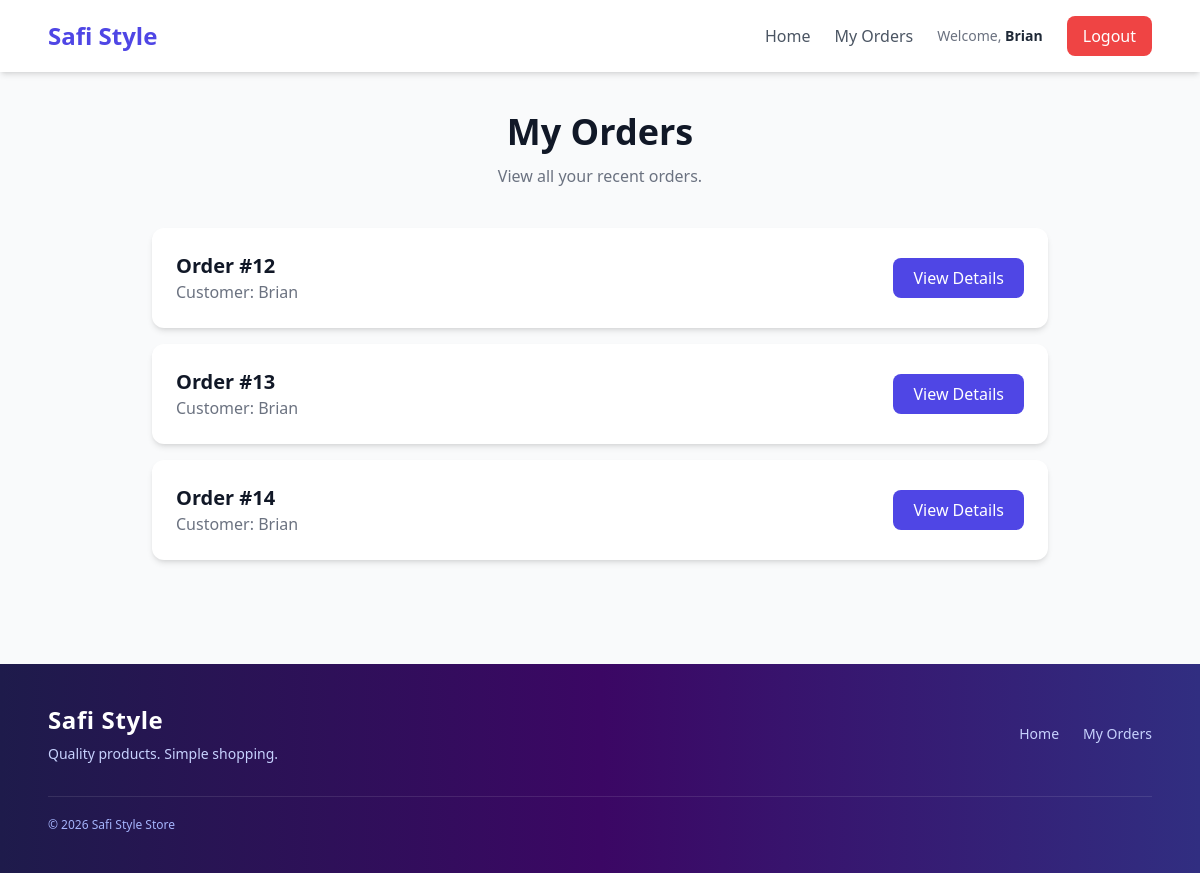
Page /orders/ (signed in) on the earlier database version.
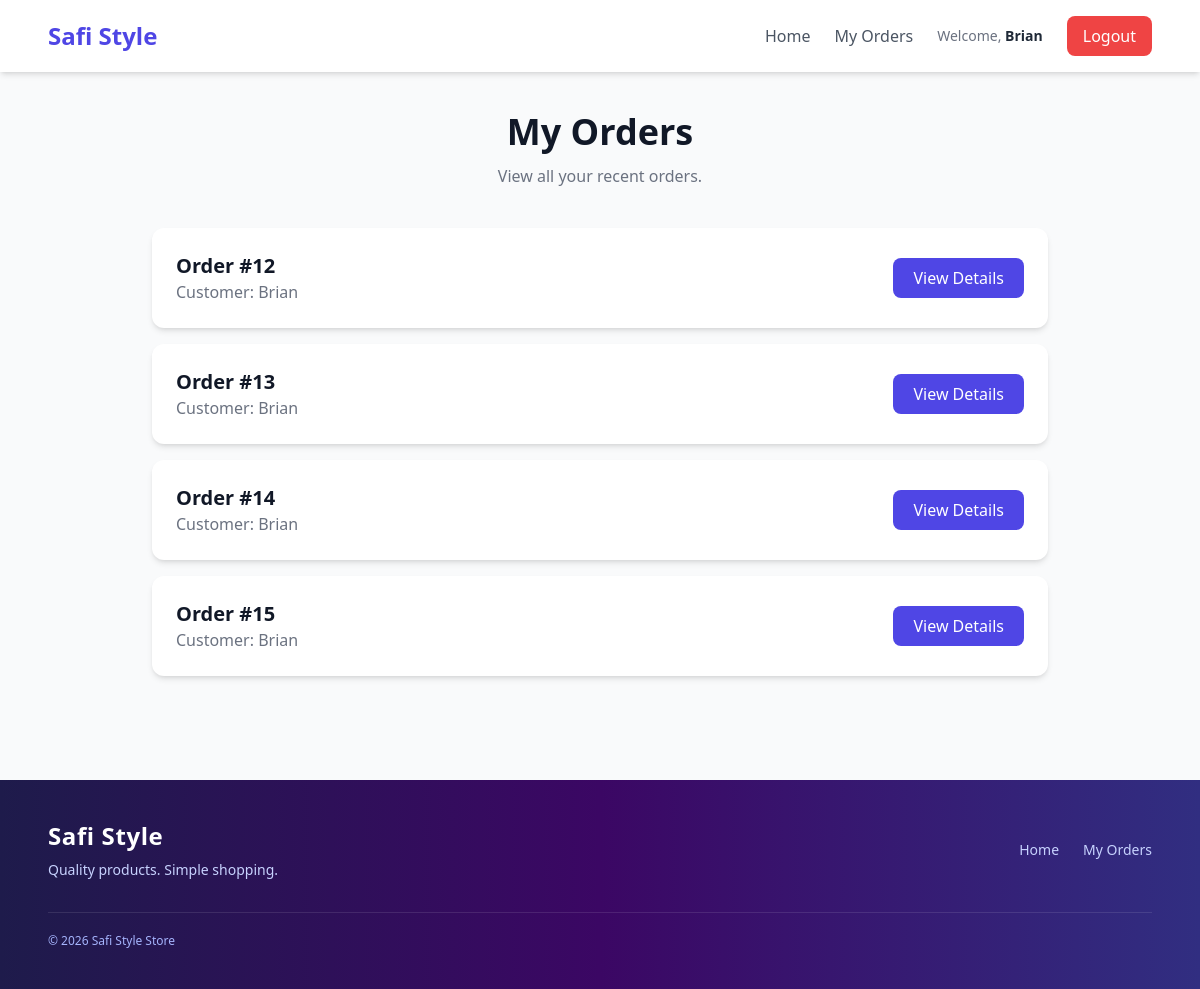
Same page on the later database version.
### myapp/models.py (models this page shows, shortened)
class Order(models.Model):
    user = models.ForeignKey(
        User,
        on_delete=models.CASCADE
    )
    created_at = models.DateTimeField(
        auto_now_add=True
    )

### myapp/views.py (the view)
@login_required
def order_list(request):
    orders = Order.objects.filter(
        user=request.user
    )
    return render(
        request,
        "order_list.html",
        {"orders": orders}
    )

### myapp/templates/order_list.html
{% extends 'base.html' %}
{% block content %}
<div class="max-w-4xl mx-auto">
<div class="text-center mb-10">
    <h1 class="text-4xl font-bold text-gray-900 mb-3">
        My Orders
    </h1>
    <p class="text-gray-500">
        View all your recent orders.
    </p>
</div>
<div class="space-y-4">
    {% for order in orders %}
    <div class="bg-white shadow-md rounded-xl p-6 hover:shadow-lg transition duration-300">
        <div class="flex justify-between items-center">
            <div>
                <h2 class="text-xl font-semibold text-gray-900">
                    Order #{{ order.id }}
                </h2>
                <p class="text-gray-500">
                    Customer: {{ order.user.username }}
                </p>
            </div>
            <a href="{% url 'order_detail' order.id %}"
               class="bg-indigo-600 text-white px-5 py-2 rounded-lg hover:bg-indigo-700 transition">
                View Details
            </a>
        </div>
    </div>
    {% empty %}
    <div class="bg-white shadow rounded-xl p-10 text-center">
        <p class="text-gray-500 text-lg">
            No Orders Found
        </p>
    </div>
    {% endfor %}
</div>
</div>
{% endblock %}

Differences in the rows shown:
added Order: id "15", user.username "Brian"
